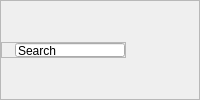
                 <widget class="QFrame" name="search_frame">
                  <property name="frameShape">
                   <enum>QFrame::StyledPanel</enum>
                  </property>
                  <property name="frameShadow">
                   <enum>QFrame::Raised</enum>
                  </property>
                  <layout class="QHBoxLayout" name="horizontalLayout_9">
                   <property name="spacing">
                    <number>0</number>
                   </property>
                   <property name="leftMargin">
                    <number>0</number>
                   </property>
                   <property name="topMargin">
                    <number>0</number>
                   </property>
                   <property name="rightMargin">
                    <number>5</number>
                   </property>
                   <property name="bottomMargin">
                    <number>0</number>
                   </property>
                   <item alignment="Qt::AlignLeft">
                    <widget class="QFrame" name="frame_2">
                     <property name="maximumSize">
                      <size>
                       <width>16777215</width>
                       <height>16</height>
                      </size>
                     </property>
                     <property name="frameShape">
                      <enum>QFrame::StyledPanel</enum>
                     </property>
                     <property name="frameShadow">
                      <enum>QFrame::Raised</enum>
                     </property>
                     <layout class="QHBoxLayout" name="horizontalLayout_10">
                      <property name="spacing">
                       <number>4</number>
                      </property>
                      <property name="leftMargin">
                       <number>2</number>
                      </property>
                      <property name="topMargin">
                       <number>0</number>
                      </property>
                      <property name="rightMargin">
                       <number>0</number>
                      </property>
                      <property name="bottomMargin">
                       <number>0</number>
                      </property>
                      <item>
                       <widget class="QLabel" name="label_2">
                        <property name="maximumSize">
                         <size>
                          <width>10</width>
                          <height>10</height>
                         </size>
                        </property>
                        <property name="text">
                         <string/>
                        </property>
                        <property name="pixmap">
                         <pixmap resource="resources.qrc">:/images/assets/images/loupe.png</pixmap>
                        </property>
                        <property name="scaledContents">
                         <bool>true</bool>
                        </property>
                       </widget>
                      </item>
                      <item>
                       <widget class="QLineEdit" name="lineEdit_2">
                        <property name="minimumSize">
                         <size>
                          <width>110</width>
                          <height>0</height>
                         </size>
                        </property>
                        <property name="maximumSize">
                         <size>
                          <width>110</width>
                          <height>20</height>
                         </size>
                        </property>
                        <property name="accessibleName">
                         <string/>
                        </property>
                        <property name="accessibleDescription">
                         <string/>
                        </property>
                        <property name="text">
                         <string>Search</string>
                        </property>
                       </widget>
                      </item>
                     </layout>
                    </widget>
                   </item>
                   <item>
                    <widget class="QLabel" name="label_4">
                     <property name="maximumSize">
                      <size>
                       <width>20</width>
                       <height>20</height>
                      </size>
                     </property>
                     <property name="text">
                      <string/>
                     </property>
                     <property name="pixmap">
                      <pixmap resource="resources.qrc">:/figma/assets/icons/figma/HomePage-top-cards-icons/Heart.svg</pixmap>
                     </property>
                     <property name="scaledContents">
                      <bool>true</bool>
                     </property>
                    </widget>
                   </item>
                  </layout>
                 </widget>
